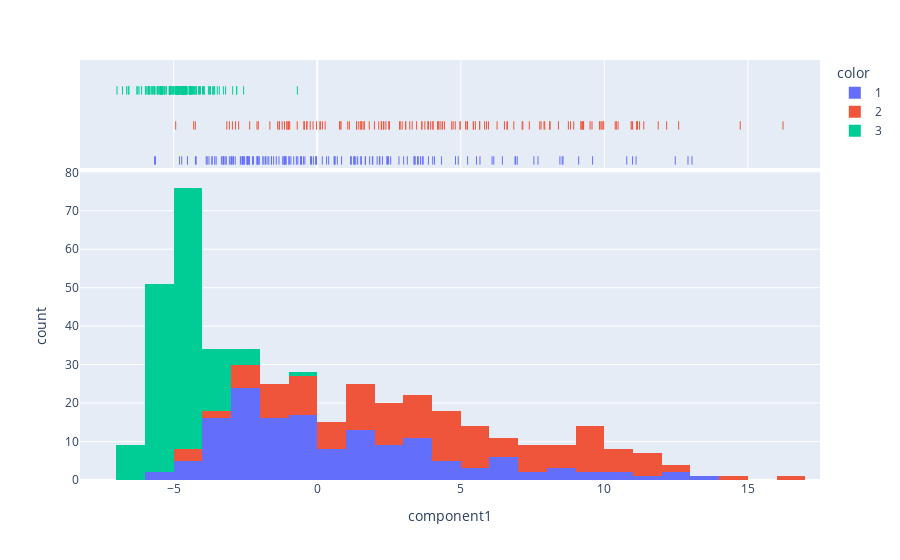

The notebook cell this image was saved under:
### Code cell
fig = px.histogram(iqms_pca, x="component1", color=scores["condition"], marginal="rug")
fig.show()

### Figure 1 — Plotly figure (JSON) as saved in the notebook; plotly's stock layout.template omitted (floating-point values rounded to 4 significant figures; data arrays with more than 128 entries replaced by an {"elided": "..."} marker saying what was removed)
{"data": [{"alignmentgroup": "True", "bingroup": "x", "hovertemplate": "color=1<br>component1=%{x}<br>count=%{y}<extra></extra>", "legendgroup": "1", "marker": {"color": "#636efa", "pattern": {"shape": ""}}, "name": "1", "offsetgroup": "1", "orientation": "v", "showlegend": true, "type": "histogram", "x": {"elided": "148 float values"}, "xaxis": "x", "yaxis": "y"}, {"alignmentgroup": "True", "boxpoints": "all", "fillcolor": "rgba(255,255,255,0)", "hoveron": "points", "hovertemplate": "color=1<br>component1=%{x}<extra></extra>", "jitter": 0, "legendgroup": "1", "line": {"color": "rgba(255,255,255,0)"}, "marker": {"color": "#636efa", "symbol": "line-ns-open"}, "name": "1", "offsetgroup": "1", "showlegend": false, "type": "box", "x": {"elided": "148 float values"}, "xaxis": "x2", "yaxis": "y2"}, {"alignmentgroup": "True", "bingroup": "x", "hovertemplate": "color=2<br>component1=%{x}<br>count=%{y}<extra></extra>", "legendgroup": "2", "marker": {"color": "#EF553B", "pattern": {"shape": ""}}, "name": "2", "offsetgroup": "2", "orientation": "v", "showlegend": true, "type": "histogram", "x": {"elided": "141 float values"}, "xaxis": "x", "yaxis": "y"}, {"alignmentgroup": "True", "boxpoints": "all", "fillcolor": "rgba(255,255,255,0)", "hoveron": "points", "hovertemplate": "color=2<br>component1=%{x}<extra></extra>", "jitter": 0, "legendgroup": "2", "line": {"color": "rgba(255,255,255,0)"}, "marker": {"color": "#EF553B", "symbol": "line-ns-open"}, "name": "2", "offsetgroup": "2", "showlegend": false, "type": "box", "x": {"elided": "141 float values"}, "xaxis": "x2", "yaxis": "y2"}, {"alignmentgroup": "True", "bingroup": "x", "hovertemplate": "color=3<br>component1=%{x}<br>count=%{y}<extra></extra>", "legendgroup": "3", "marker": {"color": "#00cc96", "pattern": {"shape": ""}}, "name": "3", "offsetgroup": "3", "orientation": "v", "showlegend": true, "type": "histogram", "x": {"elided": "147 float values"}, "xaxis": "x", "yaxis": "y"}, {"alignmentgroup": "True", "boxpoints": "all", "fillcolor": "rgba(255,255,255,0)", "hoveron": "points", "hovertemplate": "color=3<br>component1=%{x}<extra></extra>", "jitter": 0, "legendgroup": "3", "line": {"color": "rgba(255,255,255,0)"}, "marker": {"color": "#00cc96", "symbol": "line-ns-open"}, "name": "3", "offsetgroup": "3", "showlegend": false, "type": "box", "x": {"elided": "147 float values"}, "xaxis": "x2", "yaxis": "y2"}], "layout": {"barmode": "relative", "legend": {"title": {"text": "color"}, "tracegroupgap": 0}, "margin": {"t": 60}, "xaxis": {"anchor": "y", "domain": [0, 1], "title": {"text": "component1"}}, "xaxis2": {"anchor": "y2", "domain": [0, 1], "matches": "x", "showgrid": true, "showticklabels": false}, "yaxis": {"anchor": "x", "domain": [0, 0.7326], "title": {"text": "count"}}, "yaxis2": {"anchor": "x2", "domain": [0.7426, 1], "matches": "y2", "showgrid": false, "showline": false, "showticklabels": false, "ticks": ""}}}
